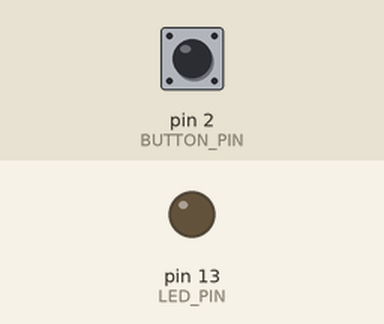
Simulated run of this sketch. Board: Arduino Uno, built with avr-gcc and run on an emulated ATmega328P. Shown: output pins drawn as LEDs (lit = HIGH). Inputs (shaded band) come from the test bench; at power-on: pin 2 (BUTTON_PIN) HIGH.

Above: at 1.2 s.
1.3 s: pin 2 (BUTTON_PIN) pulled LOW for 0.15 s
At 2.5 s:
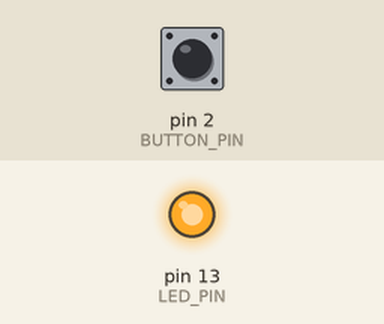
2.9 s: pin 2 (BUTTON_PIN) pulled LOW for 1 s
At 3.9 s:
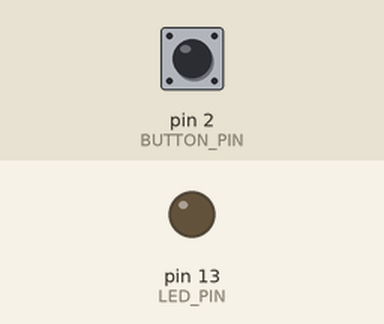
5.4 s: pin 2 (BUTTON_PIN) pulled LOW for 3.2 s
At 5.8 s:
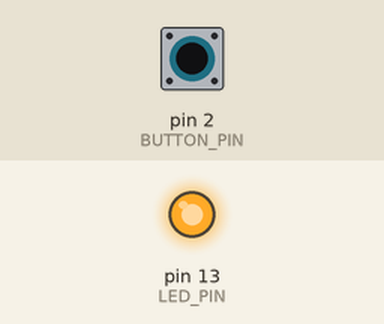
Timing chart, 0 to 8.4 s (numbered marks = the images above; inputs shaded):
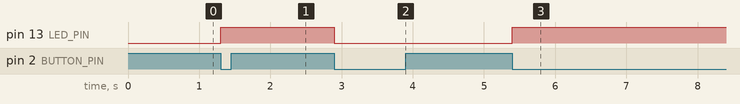

Measured:
- after the input at 1.3 s, pin 13 (LED_PIN): LOW → HIGH at once
- after the input at 2.9 s, pin 13 (LED_PIN): HIGH → LOW at once
- after the input at 5.4 s, pin 13 (LED_PIN): LOW → HIGH at once

The sketch:

interrupt_toggle_debounce.ino
```cpp
#define BUTTON_PIN 2    // INT0
#define LED_PIN 13

volatile bool ledState = LOW;
volatile unsigned long lastInterruptTime = 0;
const unsigned long debounceDelay = 200; // ms

// ---------- Interrupt Service Routine ----------
void buttonISR() {
  unsigned long currentTime = millis();

  // Debounce check (no delay used)
  if (currentTime - lastInterruptTime > debounceDelay) {
    ledState = !ledState;              // Toggle LED state
    digitalWrite(LED_PIN, ledState);
    lastInterruptTime = currentTime;
  }
}

void setup() {
  pinMode(LED_PIN, OUTPUT);
  pinMode(BUTTON_PIN, INPUT_PULLUP);

  attachInterrupt(digitalPinToInterrupt(BUTTON_PIN),
                  buttonISR,
                  FALLING);   // Button press
}

void loop() {
  // Nothing here — NO polling
}
```
